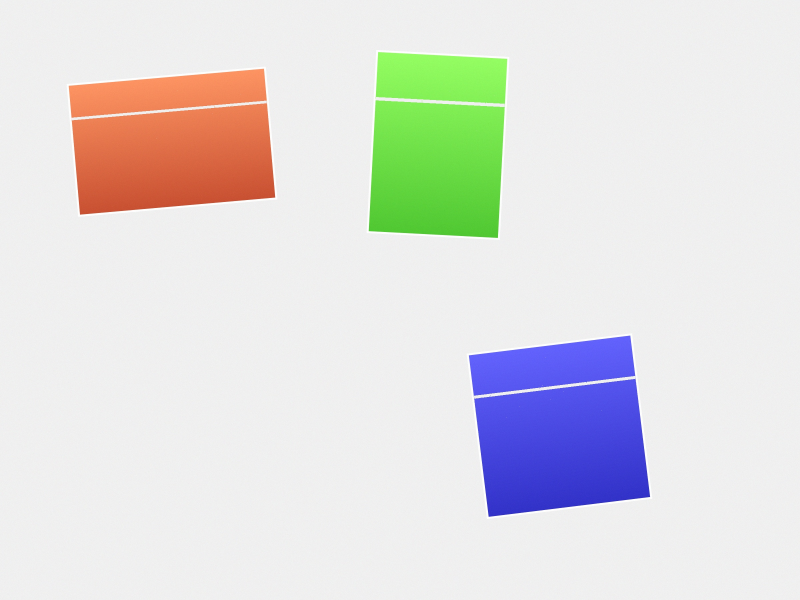
#> input picture examples/sample_scan.jpg, 2400 x 1800 px (shown at 1/3 size)
$ python -i rotation_detector.py   (imports and definitions only)
#> lines starting #> are read from the running program, lines starting #| are printed output that depends on the picture; after the words box and inside, x2 and y2 are one past the last pixel; in counts of white or black regions, pixels touching at a corner belong together
#> further down, picture is the input picture: shape (1800, 2400, 3); mean B, G, R 222.4, 223.5, 224
"""
Rotation detection algorithms for photo alignment
"""

from typing import Dict

import cv2
import numpy as np


class RotationDetector:
    """Detects rotation angles in images using multiple strategies"""

    def detect_rotation(self, image: np.ndarray) -> float:
        """
        Detect the rotation angle of a photo

        Args:
            image: Input image as numpy array

        Returns:
            Rotation angle in degrees

        Raises:
            ValueError: If image is invalid or empty
        """
        if image is None or image.size == 0:
            raise ValueError("Image cannot be None or empty")
        if len(image.shape) < 2:
            raise ValueError("Image must be at least 2-dimensional")

        # Use the enhanced rotation detection method
        result = self.detect_rotation_enhanced(image)
        return result["angle"]

    def detect_rotation_enhanced(self, image: np.ndarray) -> Dict[str, float]:
        """
        Enhanced rotation detection with confidence scoring

        Uses multiple strategies to reliably detect rotation:
        1. Hough line detection for strong edges
        2. Projection profile analysis for text-like content

        Args:
            image: Input image as numpy array

        Returns:
            Dictionary with 'angle' (float) and 'confidence' (float 0-1)

        Raises:
            ValueError: If image is invalid or empty
        """
        if image is None or image.size == 0:
            raise ValueError("Image cannot be None or empty")
        if len(image.shape) < 2:
            raise ValueError("Image must be at least 2-dimensional")

        # Strategy 1: Hough line detection (existing method)
        hough_result = self._detect_rotation_hough(image)

        # Strategy 2: Projection profile analysis
        projection_result = self._detect_rotation_projection(image)

        # Combine results with weighting based on confidence
        angles = []
        weights = []

        if hough_result["confidence"] > 0.1:
            angles.append(hough_result["angle"])
            weights.append(hough_result["confidence"])

        if projection_result["confidence"] > 0.1:
            angles.append(projection_result["angle"])
            weights.append(projection_result["confidence"])

        if not angles:
            return {"angle": 0.0, "confidence": 0.0}

        # Weighted average of angles
        total_weight = sum(weights)
        if total_weight == 0:
            return {"angle": 0.0, "confidence": 0.0}

        weighted_angle = sum(a * w for a, w in zip(angles, weights)) / total_weight
        avg_confidence = total_weight / len(weights)

        return {"angle": float(weighted_angle), "confidence": float(min(1.0, avg_confidence))}

    def _detect_rotation_hough(self, image: np.ndarray) -> Dict[str, float]:
        """
        Detect rotation using Hough line transform

        Args:
            image: Input image as numpy array

        Returns:
            Dictionary with 'angle' and 'confidence'
        """
        # Convert to grayscale
        gray = cv2.cvtColor(image, cv2.COLOR_BGR2GRAY)
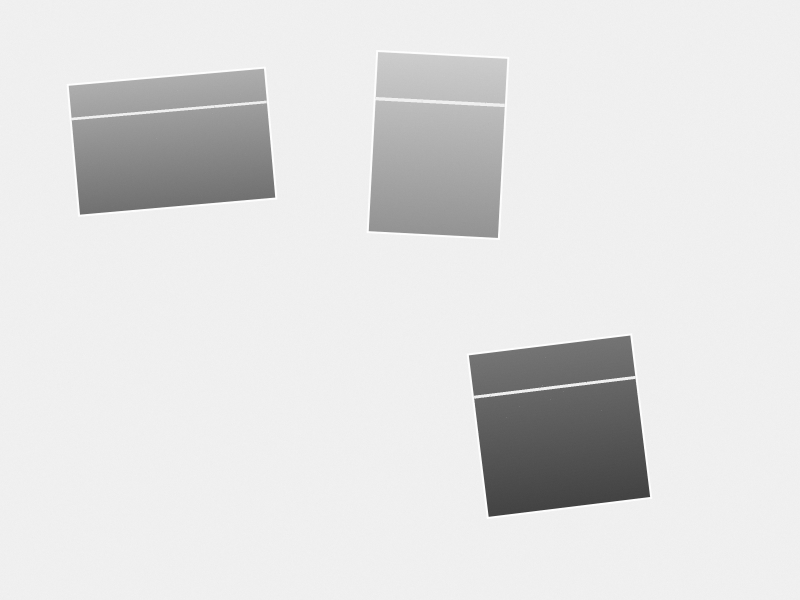
#> gray: shape (1800, 2400) (shown at 1/3 size); min 59, max 255, mean 223.5

        # Apply edge detection
        edges = cv2.Canny(gray, 50, 150, apertureSize=3)
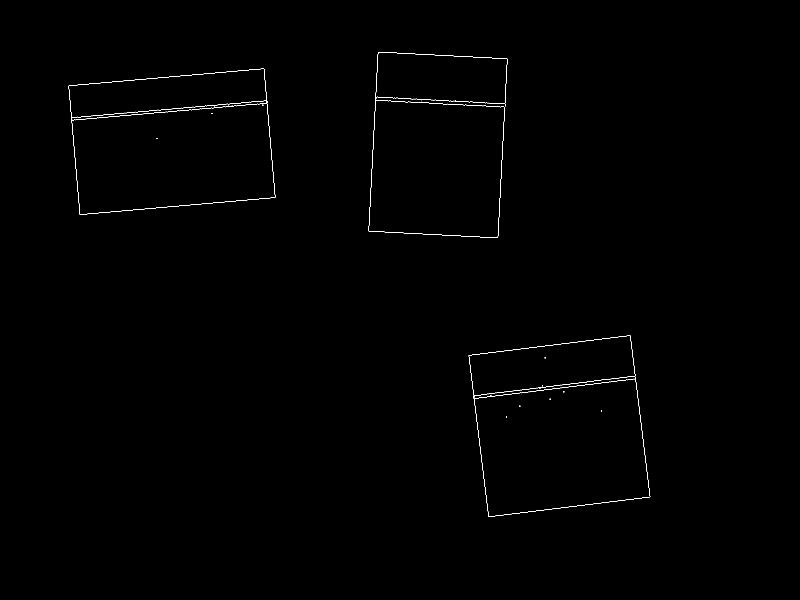
#> edges: shape (1800, 2400) (shown at 1/3 size); 0.2% white in thin lines or dots, all inside (x1, y1, x2, y2) = (206, 156, 1951, 1551)

        # Detect lines using Hough transform
        lines = cv2.HoughLines(edges, 1, np.pi / 180, 100)
#> lines = 20 rows, first 8: [662, 1.48], [274, 1.48], [1229, 1.45], [1717, 1.45], [370, 1.48], [96, 1.62], [-1266, 3.02], [1360, 1.45]

        if lines is None or len(lines) == 0:
            return {"angle": 0.0, "confidence": 0.0}

        # Calculate dominant angle
        angles = []
        for line in lines:
            rho, theta = line[0]
            angle = np.degrees(theta) - 90
            # Normalize angle to [-45, 45]
            while angle < -45:
                angle += 90
            while angle > 45:
                angle -= 90
            angles.append(angle)
#> this loop made 20 passes
#> (rho, theta) on passes 1 to 12: (662, 1.48), (274, 1.48), (1229, 1.45), (1717, 1.45), (370, 1.48), (96, 1.62), (-1266, 3.02), (1360, 1.45), (-1754, 3.02), (634, 1.62), (1140, 0.0524), (378, 1.48)
#> after the loop, angles = [-5, -5, -7, -7, -5, 3, -7, -7, -7, 3, 3, -5, -7, 3, 3, -5, 3, -5, -6, -4]

        # Calculate median and confidence based on consistency
        median_angle = float(np.median(angles))
#> median_angle = -5

        # Confidence based on how concentrated the angles are
        std_dev = np.std(angles)
#> std_dev = 4.15
        confidence = max(0.0, 1.0 - (std_dev / 45.0))
#> confidence = 0.908
#> in detect_rotation_enhanced, `hough_result = self._detect_rotation_hough(image)`: hough_result = {'angle': -5, 'confidence': 0.908}

        return {"angle": median_angle, "confidence": float(confidence)}

    def _detect_rotation_projection(self, image: np.ndarray) -> Dict[str, float]:
        """
        Detect rotation using projection profile analysis

        This method analyzes the variance in horizontal and vertical projections
        to detect text-like content and determine orientation.

        Args:
            image: Input image as numpy array

        Returns:
            Dictionary with 'angle' and 'confidence'
        """
        # Convert to grayscale
        gray = cv2.cvtColor(image, cv2.COLOR_BGR2GRAY)

        # Binarize the image
        _, binary = cv2.threshold(gray, 0, 255, cv2.THRESH_BINARY + cv2.THRESH_OTSU)
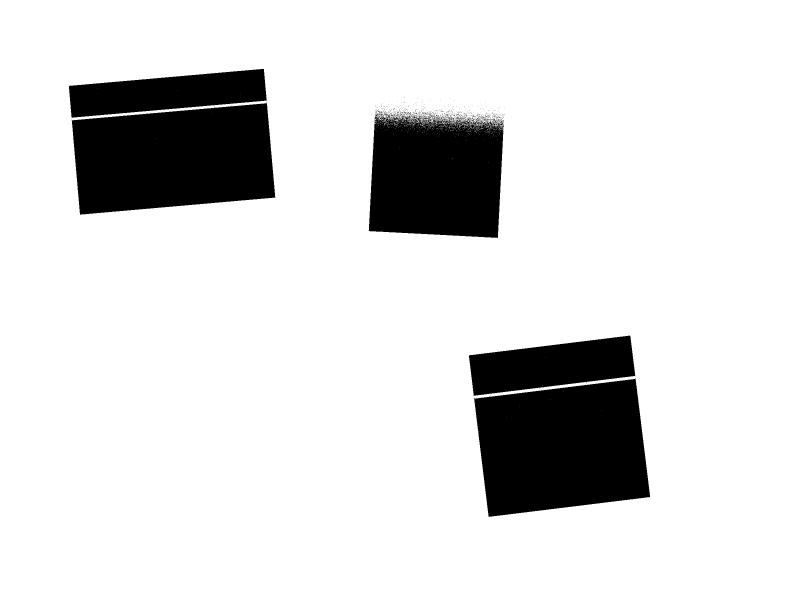
#> binary: shape (1800, 2400) (shown at 1/3 size); 86.3% white; 635 black regions (627 under 20 px), largest, box (x1, y1, x2, y2) and area: (1422, 1134, 1950, 1551) 174315, (215, 310, 826, 644) 166924, (1106, 341, 1511, 714) 131128

        # Test rotation angles
        test_angles = [0, 90, 180, 270]
        variances = []

        for angle in test_angles:
            # Rotate image
            if angle == 0:
                rotated = binary
            else:
                h, w = binary.shape[:2]
                center = (w // 2, h // 2)
                M = cv2.getRotationMatrix2D(center, angle, 1.0)
                rotated = cv2.warpAffine(binary, M, (w, h))

            # Calculate horizontal projection (sum of each row)
            h_projection = np.sum(rotated, axis=1)
            # Calculate variance of projection
            variance = np.var(h_projection)
            variances.append(variance)
#> this loop made 4 passes
#> variance on passes 1 to 4: 7.41e+09, 2.66e+09, 7.56e+09, 2.65e+09
#> pass 2, in _detect_rotation_projection, `rotated = cv2.warpAffine(binary, M, (w, h))`:
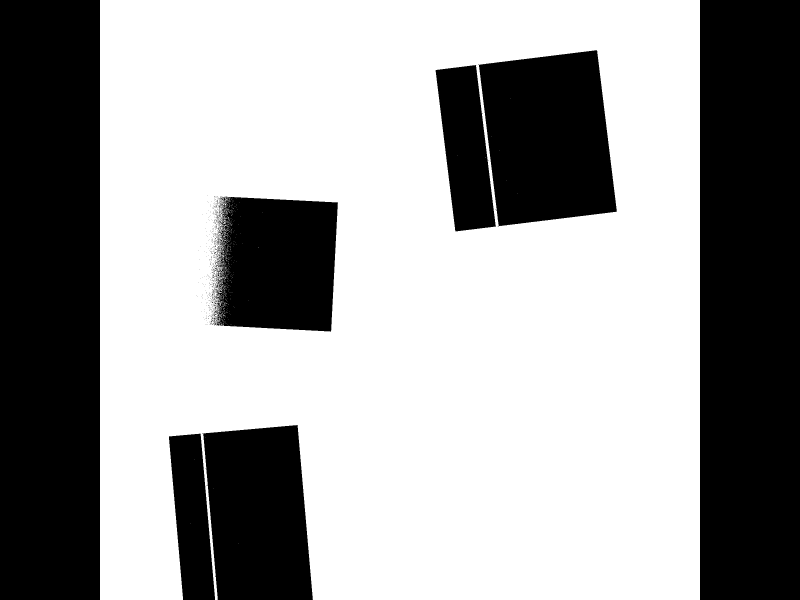
#> rotated: shape (1800, 2400) (shown at 1/3 size); 62% white; 637 black regions (627 under 20 px), largest, box (x1, y1, x2, y2) and area: (0, 0, 300, 1800) 540000, (2100, 0, 2400, 1800) 540000, (1434, 151, 1851, 679) 174315
#> pass 3, in _detect_rotation_projection, `rotated = cv2.warpAffine(binary, M, (w, h))`:
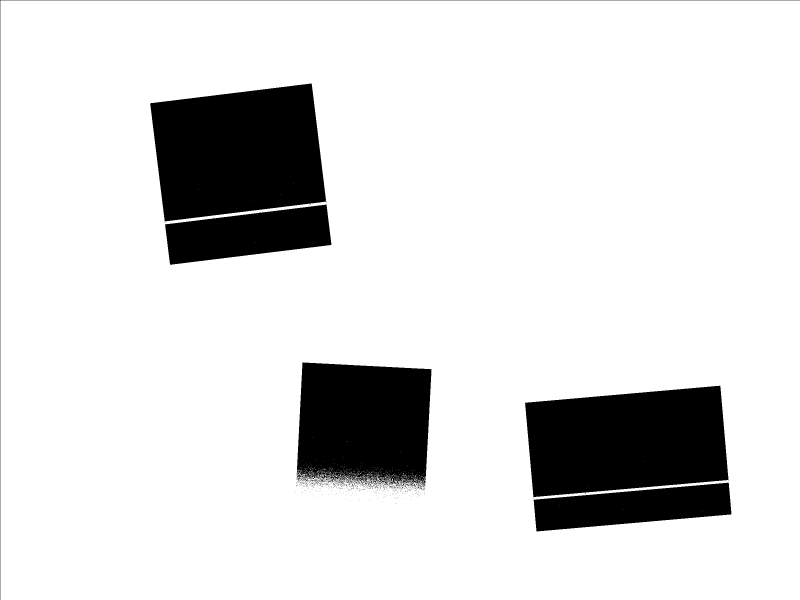
#> rotated: shape (1800, 2400) (shown at 1/3 size); 86.3% white; 636 black regions (627 under 20 px), largest, box (x1, y1, x2, y2) and area: (451, 250, 979, 667) 174315, (1575, 1157, 2186, 1491) 166924, (890, 1087, 1295, 1460) 131128
#> after the loop, variances = [7.41e+09, 2.66e+09, 7.56e+09, 2.65e+09]

        # The correct orientation should have maximum variance in horizontal projection
        max_variance_idx = np.argmax(variances)
#> max_variance_idx = 2
        detected_angle = test_angles[max_variance_idx]
#> detected_angle = 180

        # Convert to rotation needed to correct
        if detected_angle == 0:
            correction_angle = 0.0
        elif detected_angle == 90:
            correction_angle = -90.0
        elif detected_angle == 180:
            correction_angle = 180.0
        else:  # 270
            correction_angle = 90.0

        # Normalize to [-45, 45] range
        while correction_angle > 45:
            correction_angle -= 90
        while correction_angle < -45:
            correction_angle += 90

        # Calculate confidence based on variance ratio
        max_var = variances[max_variance_idx]
#> max_var = 7.56e+09
        min_var = min(variances)
#> min_var = 2.65e+09
        confidence = min(1.0, (max_var - min_var) / max_var) if max_var > 0 else 0.0
#> confidence = 0.649

        return {"angle": float(correction_angle), "confidence": float(confidence)}

>>> import cv2
>>> picture = cv2.imread('../examples/sample_scan.jpg')
>>> result = RotationDetector().detect_rotation(picture)
#> in detect_rotation_enhanced, `projection_result = self._detect_rotation_projection(image)`: projection_result = {'angle': 0, 'confidence': 0.649}
#> in detect_rotation_enhanced, `total_weight = sum(weights)`: total_weight = 1.56
#> in detect_rotation_enhanced, `weighted_angle = sum(a * w for a, w in zip(angles, weights)) / total_w..`: weighted_angle = -2.92
#> in detect_rotation_enhanced, `avg_confidence = total_weight / len(weights)`: avg_confidence = 0.778
#> in detect_rotation, `result = self.detect_rotation_enhanced(image)`: result = {'angle': -2.92, 'confidence': 0.778}
#> result = -2.92
